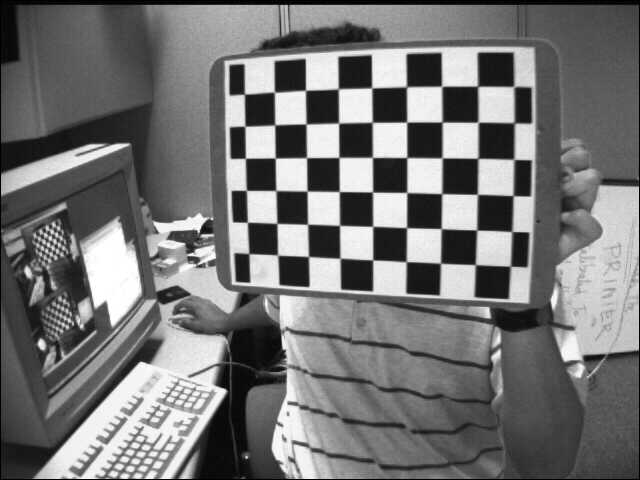
#> input picture left/left01.jpg, 640 x 480 px; its folder holds only this picture in this run
$ python main.py
#> lines starting #> are read from the running program, lines starting #| are printed output that depends on the picture
### problem_8_amended/homography.py
#!usr/bin/env/ python
# _*_ coding:utf-8 _*_

import numpy as np
from scipy import optimize as opt


#求输入数据的归一化矩阵
def normalizing_input_data(coor_data):
    x_avg = np.mean(coor_data[:, 0])
    y_avg = np.mean(coor_data[:, 1])
    sx = np.sqrt(2) / np.std(coor_data[:, 0])
    sy = np.sqrt(2) / np.std(coor_data[:, 1])

    norm_matrix = np.matrix([[sx, 0, -sx * x_avg],
                             [0, sy, -sy * y_avg],
                             [0, 0, 1]])
    return norm_matrix


#求取初始估计的单应矩阵
def get_initial_H(pic_coor, real_coor):
    # 获得归一化矩阵
    pic_norm_mat = normalizing_input_data(pic_coor)
    real_norm_mat = normalizing_input_data(real_coor)

    M = []
    for i in range(len(pic_coor)):
        #转换为齐次坐标
        single_pic_coor = np.array([pic_coor[i][0], pic_coor[i][1], 1])
        single_real_coor = np.array([real_coor[i][0], real_coor[i][1], 1])

        #坐标归一化
        pic_norm = np.dot(pic_norm_mat, single_pic_coor)
        real_norm = np.dot(real_norm_mat, single_real_coor)

        #构造M矩阵
        M.append(np.array([-real_norm.item(0), -real_norm.item(1), -1,
                      0, 0, 0,
                      pic_norm.item(0) * real_norm.item(0), pic_norm.item(0) * real_norm.item(1), pic_norm.item(0)]))

        M.append(np.array([0, 0, 0,
                      -real_norm.item(0), -real_norm.item(1), -1,
                      pic_norm.item(1) * real_norm.item(0), pic_norm.item(1) * real_norm.item(1), pic_norm.item(1)]))

    #利用SVD求解M * h = 0中h的解
    U, S, VT = np.linalg.svd((np.array(M, dtype='float')).reshape((-1, 9)))
    # 最小的奇异值对应的奇异向量,S求出来按大小排列的，最后的最小
    H = VT[-1].reshape((3, 3))
    H = np.dot(np.dot(np.linalg.inv(pic_norm_mat), H), real_norm_mat)
    H /= H[-1, -1]

    return H


#返回估计坐标与真实坐标偏差
def value(H, pic_coor, real_coor):
    Y = np.array([])
    for i in range(len(real_coor)):
        single_real_coor = np.array([real_coor[i, 0], real_coor[i, 1], 1])
        U = np.dot(H.reshape(3, 3), single_real_coor)
        U /= U[-1]
        Y = np.append(Y, U[:2])

    Y_NEW = (pic_coor.reshape(-1) - Y)

    return Y_NEW


#返回对应jacobian矩阵
def jacobian(H, pic_coor, real_coor):
    J = []
    for i in range(len(real_coor)):
        sx = H[0]*real_coor[i][0] + H[1]*real_coor[i][1] +H[2]
        sy = H[3]*real_coor[i][0] + H[4]*real_coor[i][1] +H[5]
        w = H[6]*real_coor[i][0] + H[7]*real_coor[i][1] +H[8]
        w2 = w * w

        J.append(np.array([real_coor[i][0]/w, real_coor[i][1]/w, 1/w,
                           0, 0, 0,
                           -sx*real_coor[i][0]/w2, -sx*real_coor[i][1]/w2, -sx/w2]))

        J.append(np.array([0, 0, 0,
                           real_coor[i][0]/w, real_coor[i][1]/w, 1/w,
                           -sy*real_coor[i][0]/w2, -sy*real_coor[i][1]/w2, -sy/w2]))

    return np.array(J)


#利用Levenberg Marquart算法微调H
def refine_H(pic_coor, real_coor, initial_H):
    initial_H = np.array(initial_H)
    final_H = opt.leastsq(value,
                          initial_H,
                          Dfun=jacobian,
                          args=(pic_coor, real_coor))[0]

    final_H /= np.array(final_H[-1])
    return final_H


#返回微调后的H
def get_homography(pic_coor, real_coor):
    refined_homographies =[]

    error = []
    for i in range(len(pic_coor)):
        initial_H = get_initial_H(pic_coor[i], real_coor[i])
        final_H = refine_H(pic_coor[i], real_coor[i], initial_H)
        refined_homographies.append(final_H)

    return np.array(refined_homographies)

### problem_8_amended/intrinsics.py
#!usr/bin/env/ python
# _*_ coding:utf-8 _*_

import numpy as np


#返回pq位置对应的v向量
def create_v(p, q, H):
    H = H.reshape(3, 3)
    return np.array([
        H[0, p] * H[0, q],
        H[0, p] * H[1, q] + H[1, p] * H[0, q],
        H[1, p] * H[1, q],
        H[2, p] * H[0, q] + H[0, p] * H[2, q],
        H[2, p] * H[1, q] + H[1, p] * H[2, q],
        H[2, p] * H[2, q]
    ])


#返回相机内参矩阵A
def get_intrinsics_param(H):
    #构建V矩阵
    V = np.array([])
    for i in range(len(H)):
        V = np.append(V, np.array([create_v(0, 1, H[i]), create_v(0, 0 , H[i])- create_v(1, 1 , H[i])]))

    #求解V*b = 0中的b
    U, S, VT = np.linalg.svd((np.array(V, dtype='float')).reshape((-1, 6)))
    #最小的奇异值对应的奇异向量,S求出来按大小排列的，最后的最小
    b = VT[-1]

    #求取相机内参
    w = b[0] * b[2] * b[5] - b[1] * b[1] * b[5] - b[0] * b[4] * b[4] + 2 * b[1] * b[3] * b[4] - b[2] * b[3] * b[3]
    d = b[0] * b[2] - b[1] * b[1]

    alpha = np.sqrt(w / (d * b[0]))
    beta = np.sqrt(w / d**2 * b[0])
    gamma = np.sqrt(w / (d**2 * b[0])) * b[1]
    uc = (b[1] * b[4] - b[2] * b[3]) / d
    vc = (b[1] * b[3] - b[0] * b[4]) / d

    return np.array([
        [alpha, gamma, uc],
        [0,     beta,  vc],
        [0,     0,      1]
    ])

### problem_8_amended/extrinsics.py
#!usr/bin/env/ python
# _*_ coding:utf-8 _*_

import numpy as np

#返回每一幅图的外参矩阵[R|t]
def get_extrinsics_param(H, intrinsics_param):
    extrinsics_param = []

    inv_intrinsics_param = np.linalg.inv(intrinsics_param)
    for i in range(len(H)):
        h0 = (H[i].reshape(3, 3))[:, 0]
        h1 = (H[i].reshape(3, 3))[:, 1]
        h2 = (H[i].reshape(3, 3))[:, 2]

        scale_factor = 1 / np.linalg.norm(np.dot(inv_intrinsics_param, h0))

        r0 = scale_factor * np.dot(inv_intrinsics_param, h0)
        r1 = scale_factor * np.dot(inv_intrinsics_param, h1)
        t = scale_factor * np.dot(inv_intrinsics_param, h2)
        r2 = np.cross(r0, r1)

        R = np.array([r0, r1, r2, t]).transpose()
        extrinsics_param.append(R)

    return extrinsics_param

### problem_8_amended/refine_intrinsics_extrinsics.py
#!usr/bin/env/ python
# _*_ coding:utf-8 _*_

import numpy as np
import math
from scipy import optimize as opt

#微调所有参数
def refine_intrinsics_extrinsics_param(A, W, real_coor, pic_coor):
    #整合参数
    P_init = compose_paramter_vector(A, W)

    #微调所有参数
    P = opt.leastsq(value,
                    P_init,
                    args=(W, real_coor, pic_coor),
                    Dfun=jacobian)[0]

    return decompose_paramter_vector(P)

#把所有参数整合到一个数组内
def compose_paramter_vector(A, W):
    alpha = np.array([A[0, 0], A[1, 1], A[0, 1], A[0, 2], A[1, 2]])
    P = alpha
    for i in range(len(W)):
        R, t = (W[i])[:, :3], (W[i])[:, 3]
        w = np.append(R.reshape((1,-1)),t)
        P = np.append(P, w)
    return P


#分解参数集合，得到对应的内参，外参，畸变矫正系数
def decompose_paramter_vector(P):
    [alpha, beta, gamma, uc, vc] = P[0:5]
    A = np.array([[alpha, gamma, uc],
                  [0, beta, vc],
                  [0, 0, 1]])
    W = []
    M = (len(P) - 5) // 12

    for i in range(M):
        m = 5 + 12 * i
        t = (P[m+9:m+12]).reshape(3, -1)
        R = (P[m:m+9]).reshape(3, -1)

        #依次拼接每幅图的外参
        w = np.concatenate((R, t), axis=1)
        W.append(w)

    W = np.array(W)
    return A, W


# 返回从真实世界坐标映射的图像坐标
def get_single_project_coor(A, W, coor):
    single_coor = np.array([coor[0], coor[1], coor[2], 1])
    uv = np.dot(np.dot(A, W), single_coor)
    uv /= uv[-1]

    return np.array([uv[0], uv[1]])

#返回所有点的真实世界坐标映射到的图像坐标与真实图像坐标的残差
def value(P, org_W, X, Y_real):
    M = (len(P) - 5) // 12
    N = len(X[0])
    A = np.array([
        [P[0], P[2], P[3]],
        [0, P[1], P[4]],
        [0, 0, 1]
    ])
    Y = np.array([])

    for i in range(M):
        m = 5 + 12 * i

        #取出当前图像对应的外参
        t = (P[m+9:m+12]).reshape(3, -1)
        R = (P[m:m+9]).reshape(3, -1)
        W = np.concatenate((R, t), axis=1)

        #计算每幅图的坐标残差
        for j in range(N):
            Y = np.append(Y, get_single_project_coor(A, W, (X[i])[j]))

    error_Y  =  np.array(Y_real).reshape(-1) - Y

    return error_Y


#计算对应jacobian矩阵
def jacobian(P, WW, X, Y_real):
    M = (len(P) - 5) // 12
    N = len(X[0])
    K = len(P)
    A = np.array([
        [P[0], P[2], P[3]],
        [0, P[1], P[4]],
        [0, 0, 1]
    ])

    res = np.array([])

    for i in range(M):
        m = 5 + 12* i

        t = (P[m+9:m+12]).reshape(3, -1)
        R = (P[m:m+9]).reshape(3, -1)
        W = np.concatenate((R, t), axis=1)

        for j in range(N):
            res = np.append(res, get_single_project_coor(A, W, (X[i])[j]))

    #求得x, y方向对P[k]的偏导
    J = np.zeros((K, 2 * M * N))
    for k in range(K):
        J[k] = np.gradient(res, P[k])

    return J.T

### problem_8_amended/distortion.py
#!usr/bin/env/ python
# _*_ coding:utf-8 _*_

import numpy as np

#返回畸变矫正系数k0,k1
def get_distortion(intrinsic_param, extrinsic_param, pic_coor, real_coor):
    D = []
    d = []
    for i in range(len(pic_coor)):
        for j in range(len(pic_coor[i])):
            #转换为齐次坐标
            single_coor = np.array([(real_coor[i])[j, 0], (real_coor[i])[j, 1], 0, 1])

            #利用现有内参及外参求出估计图像坐标
            u = np.dot(np.dot(intrinsic_param, extrinsic_param[i]), single_coor)
            [u_estim, v_estim] = [u[0]/u[2], u[1]/u[2]]

            coor_norm = np.dot(extrinsic_param[i], single_coor)
            coor_norm /= coor_norm[-1]

            r = np.sqrt(coor_norm[0] * coor_norm[0] + coor_norm[1] * coor_norm[1])

            D.append(np.array([(u_estim - intrinsic_param[0, 2]) * r ** 2, (u_estim - intrinsic_param[0, 2]) * r ** 4]))
            D.append(np.array([(v_estim - intrinsic_param[1, 2]) * r ** 2, (v_estim - intrinsic_param[1, 2]) * r ** 4]))

            #求出估计坐标与真实坐标的残差
            d.append(pic_coor[i][j, 0] - u_estim)
            d.append(pic_coor[i][j, 1] - v_estim)

    D = np.array(D)
    temp = np.dot(np.linalg.inv(np.dot(D.T, D)), D.T)
    k = np.dot(temp, d)

    return k

### problem_8_amended/refine_all.py
#!usr/bin/env/ python
# _*_ coding:utf-8 _*_

import numpy as np
import math
from scipy import optimize as opt

#微调所有参数
def refinall_all_param(A, k, W, real_coor, pic_coor):
    #整合参数
    P_init = compose_paramter_vector(A, k, W)

    #微调所有参数
    P = opt.leastsq(value,
                    P_init,
                    args=(W, real_coor, pic_coor),
                    Dfun=jacobian)[0]

    #返回拆解后参数，分别为内参矩阵，畸变矫正系数，每幅图对应外参矩阵
    return decompose_paramter_vector(P)

#把所有参数整合到一个数组内
def compose_paramter_vector(A, k, W):
    alpha = np.array([A[0, 0], A[1, 1], A[0, 1], A[0, 2], A[1, 2], k[0], k[1]])
    P = alpha
    for i in range(len(W)):
        R, t = (W[i])[:, :3], (W[i])[:, 3]

        w = np.append(R.reshape((1,-1)),t)
        P = np.append(P, w)
    return P


#分解参数集合，得到对应的内参，外参，畸变矫正系数
def decompose_paramter_vector(P):
    [alpha, beta, gamma, uc, vc, k0, k1] = P[0:7]
    A = np.array([[alpha, gamma, uc],
                  [0, beta, vc],
                  [0, 0, 1]])
    k = np.array([k0, k1])
    W = []
    M = (len(P) - 7) // 12

    for i in range(M):
        m = 7 + 12 * i
        R = (P[m:m+9]).reshape(3, -1)
        t = (P[m+9:m+12]).reshape(3, -1)

        #依次拼接每幅图的外参
        w = np.concatenate((R, t), axis=1)
        W.append(w)

    W = np.array(W)
    return A, k, W


#返回从真实世界坐标映射的图像坐标
def get_single_project_coor(A, W, k, coor):
    single_coor = np.array([coor[0], coor[1], coor[2], 1])

    coor_norm = np.dot(W, single_coor)
    coor_norm /= coor_norm[-1]

    r = np.sqrt(coor_norm[0] * coor_norm[0] + coor_norm[1] * coor_norm[1])

    uv = np.dot(np.dot(A, W), single_coor)
    uv /= uv[-1]

    #畸变
    u0 = uv[0]
    v0 = uv[1]

    uc = A[0, 2]
    vc = A[1, 2]

    u = u0 + (u0 - uc) * r**2 * k[0] + (u0 - uc) * r**4 * k[1]
    v = v0 + (v0 - vc) * r**2 * k[0] + (v0 - vc) * r**4 * k[1]

    return np.array([u, v])


#返回所有点的真实世界坐标映射到的图像坐标与真实图像坐标的残差
def value(P, org_W, X, Y_real):
    M = (len(P) - 7) // 12
    N = len(X[0])
    A = np.array([
        [P[0], P[2], P[3]],
        [0, P[1], P[4]],
        [0, 0, 1]
    ])
    Y = np.array([])

    for i in range(M):
        m = 7 + 12 * i

        #取出当前图像对应的外参
        t = (P[m+9:m+12]).reshape(3, -1)
        R = (P[m:m+9]).reshape(3, -1)
        W = np.concatenate((R, t), axis=1)

        #计算每幅图的坐标残差
        for j in range(N):
            Y = np.append(Y, get_single_project_coor(A, W, np.array([P[5], P[6]]), (X[i])[j]))

    error_Y  =  np.array(Y_real).reshape(-1) - Y

    return error_Y


#计算对应jacobian矩阵
def jacobian(P, WW, X, Y_real):
    M = (len(P) - 7) // 12
    N = len(X[0])
    K = len(P)
    A = np.array([
        [P[0], P[2], P[3]],
        [0, P[1], P[4]],
        [0, 0, 1]
    ])

    res = np.array([])

    for i in range(M):
        m = 7 + 12* i

        t = (P[m+9:m+12]).reshape(3, -1)
        R = (P[m:m+9]).reshape(3, -1)

        W = np.concatenate((R, t), axis=1)

        for j in range(N):
            res = np.append(res, get_single_project_coor(A, W, np.array([P[5], P[6]]), (X[i])[j]))

    #求得x, y方向对P[k]的偏导
    J = np.zeros((K, 2 * M * N))
    for k in range(K):
        J[k] = np.gradient(res, P[k])

    return J.T

### problem_8_amended/main.py
#!usr/bin/env/ python
# _*_ coding:utf-8 _*_

import cv2 as cv
import glob
import numpy as np
import os
from homography import get_homography
from intrinsics import get_intrinsics_param
from extrinsics import get_extrinsics_param
from distortion import get_distortion
from refine_all import refinall_all_param
from refine_intrinsics_extrinsics import refine_intrinsics_extrinsics_param

def calibrate():
    #求单应矩阵
    H = get_homography(pic_points, real_points_x_y)

    #求内参
    intrinsics_param = get_intrinsics_param(H)

    #求对应每幅图外参
    extrinsics_param = get_extrinsics_param(H, intrinsics_param)
    [intrinsics_param, extrinsics_param] = refine_intrinsics_extrinsics_param(intrinsics_param,
                                            extrinsics_param, real_points, pic_points)
    #畸变矫正
    k = get_distortion(intrinsics_param, extrinsics_param, pic_points, real_points_x_y)

    #微调所有参数
    [new_intrinsics_param, new_k, new_extrinsics_param]  = refinall_all_param(intrinsics_param,
                                                            k, extrinsics_param, real_points, pic_points)
    print(len(real_points))
    print("intrinsics_parm:\t", new_intrinsics_param)
    print("distortionk:\t", new_k)
    print("extrinsics_parm:\t", new_extrinsics_param)
    print("-------------------计算反向投影误差-----------------------")
    tot_error = 0
    dist = np.append(new_k, [0, 0])
    for i in range(len(real_points)):
        img_points2, _ = cv.projectPoints(real_points[i],new_extrinsics_param[i][:,:3],new_extrinsics_param[i][:,3],new_intrinsics_param,dist)
        error = cv.norm(pic_points[i].reshape(-1,1,2),img_points2, cv.NORM_L2)/len(img_points2)
        tot_error += error

    mean_error = tot_error/len(real_points)
    print("total error: ", tot_error)
    print("mean error: ", mean_error )


if __name__ == "__main__":
    # 设置寻找亚像素角点的参数，采用的停止准则是最大循环次数30和最大误差容限0.001
    criteria = (cv.TERM_CRITERIA_EPS + cv.TERM_CRITERIA_MAX_ITER, 30, 0.001)

    # 获取标定板角点的位置
    objp = np.zeros((6*7,3), np.float32)  # 7x8的格子 此处参数根据使用棋盘格规格进行修改
    objp[:,:2] = np.mgrid[0:7,0:6].T.reshape(-1,2)
    # 将世界坐标系建在标定板上，所有点的Z坐标全部为0，所以只需要赋值x和y

    real_points_x_y = [] # 存储3D点x, y坐标
    real_points = [] # 存储3D点
    pic_points = [] # 存储2D点

    images = glob.glob('..\\left\\*.jpg') # 文件存储路径，存储需要标定的摄像头拍摄的棋盘格图片

    for fname in images:
        img = cv.imread(fname)
#> img is the input picture: shape (480, 640, 3); min 0, max 255, mean 116.6
        gray = cv.cvtColor(img,cv.COLOR_BGR2GRAY)
        size = gray.shape[::-1]
        # 寻找棋盘格角点
        ret, corners = cv.findChessboardCorners(gray, (7,6),None)
#> ret = True; corners = 42 rows, first 8: [475.4, 264.8], [440.5, 263.2], [405.9, 261.5], [372.9, 259.9], [340.6, 258.5], [308.7, 256.4], [277.6, 255.1], [476.7, 230.1]

        if ret == True:
            real_points.append(objp)
            real_points_x_y.append(objp[:, :2])

            # 在原角点的基础上寻找亚像素角点
            corners2 = cv.cornerSubPix(gray,corners,(11,11),(-1,-1),criteria)
#> corners2 = 42 rows, first 8: [475.3, 264.6], [440.5, 263.2], [406.2, 261.7], [372.7, 259.9], [340, 258.2], [308.5, 256.5], [277.6, 255.1], [476.7, 230]
            if corners2.any():
                corners2 = corners2.reshape(-1, 2)
#> corners2 = 42 pairs, first value 274.4 to 478, second value 86.22 to 264.6
                pic_points.append(corners2)
            else:
                corners2 = corners2.reshape(-1, 2)
                pic_points.append(corners)
    calibrate()
#> the loop in get_homography, `for i in range(len(pic_coor)):` made 1 pass
#> (pic_norm_mat in get_initial_H, real_norm_mat in get_initial_H, S in get_initial_H) on pass 1: ([[0.021, 0, -7.87], [0, 0.0241, -4.2], [0, 0, 1]], [[0.707, 0, -2.12], [0, 0.828, -2.07], [0, 0, 1]], [21.92, 21.7, 15.85, 9.17, 9.16, 9.16, 5.08, 5.06, 0.0459])
#> pass 1, in get_initial_H, `U, S, VT = np.linalg.svd((np.array(M, dtype='float')).reshape((-1, 9)))`:
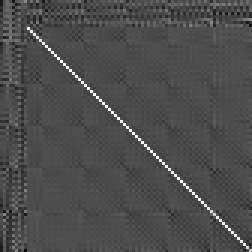
#> U: shape (84, 84) float64 (shown 3 times larger); min -0.423, max 0.968, mean -0.00125; drawn with min black and max white
#> after the loop in get_homography, `for i in range(len(pic_coor)):`: refined_homographies = [[-29.03, -2.14, 476.5, 2.28, -36.36, 264.7, 0.015, -0.0053, 1]]
#> the loop in get_intrinsics_param, `for i in range(len(H)):` made 1 pass
#> in get_intrinsics_param, `U, S, VT = np.linalg.svd((np.array(V, dtype='float')).reshape((-1, 6)))`: U = [[-0.0993, 0.995], [0.995, 0.0993]]; S = [1591.8, 1049.1]; VT = [[0.52, -0.246, -0.818, -0.000567, -0.000163, 1.28e-07], [0.138, 0.969, -0.203, 3.08e-05, -0.000559, -5.68e-08], [0.843, -0.00739, 0.538, -0.000215, -0.00041, 1.81e-08], [0.000472, -0.000171, -0.000342, 1, -2.27e-07, 2.64e-11], [0.000508, 0.000499, -2.68e-05, 6.36e-08, 1, -3.83e-11], [-7.42e-08, 8.67e-08, 8.36e-08, 5.19e-11, 3.49e-11, 1]]
#> in get_intrinsics_param, `b = VT[-1]`: b = [-7.42e-08, 8.67e-08, 8.36e-08, 5.19e-11, 3.49e-11, 1]
#> in get_intrinsics_param, `w = b[0] * b[2] * b[5] - b[1] * b[1] * b[5] - b[0] * b[4] * b[4] + 2 *..`: w = -1.37e-14
#> in get_intrinsics_param, `alpha = np.sqrt(w / (d * b[0]))`: alpha = nan
#> in get_intrinsics_param, `beta = np.sqrt(w / d**2 * b[0])`: beta = 2324.8
#> in get_intrinsics_param, `gamma = np.sqrt(w / (d**2 * b[0])) * b[1]`: gamma = 2718.4
#> in get_intrinsics_param, `uc = (b[1] * b[4] - b[2] * b[3]) / d`: uc = 9.6e-05
#> in get_intrinsics_param, `vc = (b[1] * b[3] - b[0] * b[4]) / d`: vc = -0.000517
#> in calibrate, `intrinsics_param = get_intrinsics_param(H)`: intrinsics_param = [[nan, 2718.4, 9.6e-05], [0, 2324.8, -0.000517], [0, 0, 1]]
#> in get_extrinsics_param, `inv_intrinsics_param = np.linalg.inv(intrinsics_param)`: inv_intrinsics_param = [[nan, nan, nan], [0, 0.00043, 2.22e-07], [0, 0, 1]]
#> the loop in get_extrinsics_param, `for i in range(len(H)):` made 1 pass
#> (h0, h1, h2, scale_factor, r0, r1, t, r2) on pass 1: ([-29.03, 2.28, 0.015], [-2.14, -36.36, -0.0053], [476.5, 264.7, 1], nan, [nan, nan, nan], [nan, nan, nan], [nan, nan, nan], [nan, nan, nan])
#> after the loop in get_extrinsics_param, `for i in range(len(H)):`: extrinsics_param = [[[nan, nan, nan, nan], [nan, nan, nan, nan], [nan, nan, nan, nan]]]
#> in compose_paramter_vector, `alpha = np.array([A[0, 0], A[1, 1], A[0, 1], A[0, 2], A[1, 2]])`: alpha = [nan, 2324.8, 2718.4, 9.6e-05, -0.000517]
#> the loop in compose_paramter_vector, `for i in range(len(W)):` made 1 pass
#> in decompose_paramter_vector, `[alpha, beta, gamma, uc, vc] = P[0:5]`: alpha = nan; beta = 2324.8; gamma = 2718.4; uc = 9.6e-05; vc = -0.000517
#> in decompose_paramter_vector, `A = np.array([[alpha, gamma, uc], [0, beta, vc], [0, 0, 1]])`: A has the same summary as intrinsics_param in calibrate
#> in decompose_paramter_vector, `M = (len(P) - 5) // 12`: M = 1
#> the loop in decompose_paramter_vector, `for i in range(M):` made 1 pass
#> after the loop in decompose_paramter_vector, `for i in range(M):`: W has the same summary as extrinsics_param in get_extrinsics_param
#> in decompose_paramter_vector, `W = np.array(W)`: W = [[nan, nan, nan, nan], [nan, nan, nan, nan], [nan, nan, nan, nan]]
#> in calibrate, `[intrinsics_param, extrinsics_param] = refine_intrinsics_extrinsics_pa..`: extrinsics_param has the same summary as W in decompose_paramter_vector
#> the loop in get_distortion, `for i in range(len(pic_coor)):` made 1 pass
#> after the loop in get_distortion, `for i in range(len(pic_coor)):`: D = 84 rows, first 8: [nan, nan], [nan, nan], [nan, nan], [nan, nan], [nan, nan], [nan, nan], [nan, nan], [nan, nan]; d = 84 items, first 6: nan, nan, nan, nan, nan, nan
#> in get_distortion, `k = np.dot(temp, d)`: k = [nan, nan]
#> in compose_paramter_vector, `alpha = np.array([A[0, 0], A[1, 1], A[0, 1], A[0, 2], A[1, 2], k[0], k..`: alpha = [nan, 2324.8, 2718.4, 9.6e-05, -0.000517, nan, nan]
#> in compose_paramter_vector, `P = alpha`: P has the same summary as alpha
#> in value, `A = np.array([ [P[0], P[2], P[3]], [0, P[1], P[4]], [0, 0, 1] ])`: A has the same summary as intrinsics_param in calibrate
#> in value, `Y = np.array([])`: Y = empty array
#> the loop in value, `for i in range(M):` made 1 pass
#> in jacobian, `M = (len(P) - 7) // 12`: M = 1
#> in jacobian, `N = len(X[0])`: N = 42
#> in jacobian, `K = len(P)`: K = 19
#> in jacobian, `A = np.array([ [P[0], P[2], P[3]], [0, P[1], P[4]], [0, 0, 1] ])`: A has the same summary as intrinsics_param in calibrate
#> in jacobian, `res = np.array([])`: res = empty array
#> the loop in jacobian, `for i in range(M):` made 1 pass
#> (t, R) on pass 1: ([nan, nan, nan], [[nan, nan, nan], [nan, nan, nan], [nan, nan, nan]])
#| intrinsics_parm:	 [[            nan  2.71844526e+03  9.60092032e-05]
#|  [ 0.00000000e+00  2.32480939e+03 -5.16599009e-04]
#|  [ 0.00000000e+00  0.00000000e+00  1.00000000e+00]]
#| distortionk:	 [nan nan]
#| extrinsics_parm:	 [[[nan nan nan nan]
#|   [nan nan nan nan]
#|   [nan nan nan nan]]]
#| total error:  nan
#| mean error:  nan
